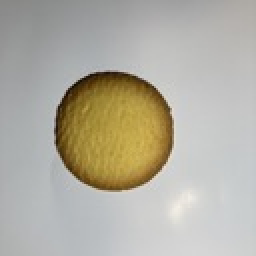
#> input picture image_processing/data/cookie1.jpg, 128 x 128 px, found by its file name (shown 2 times larger)
$ python test.py
#> lines starting #> are read from the running program, lines starting #| are printed output that depends on the picture; after the words box and inside, x2 and y2 are one past the last pixel; in counts of white or black regions, pixels touching at a corner belong together
import cv2
import numpy as np
import matplotlib.pyplot as plt
from google.colab.patches import cv2_imshow
from google.colab import files

# 画像アップロード
uploaded = files.upload()
#> the answer given: cookie1.jpg

# アップロードされたファイル名を取得
image_path = next(iter(uploaded))

# 画像読み込み
image = cv2.imread(image_path)
#> image is the input picture: shape (128, 128, 3); mean B, G, R 162.3, 174.6, 178.2
hsv = cv2.cvtColor(image, cv2.COLOR_BGR2HSV)
#> hsv: shape (128, 128, 3); mean H, S, V 56, 33.3, 180.2

# 黄色領域のHSV範囲（適宜調整可能）
lower_yellow = np.array([20, 100, 100])
upper_yellow = np.array([40, 255, 255])

# マスク作成
mask = cv2.inRange(hsv, lower_yellow, upper_yellow)
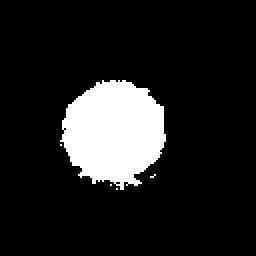
#> mask: shape (128, 128) (shown 2 times larger); 12.8% white; 5 white regions (4 under 20 px), largest, box (x1, y1, x2, y2) and area: (30, 40, 83, 95) 2093

############
###### モルフォロジー処理でノイズ除去
############
kernel = np.ones((3, 3), np.uint8)
mask_clean = cv2.morphologyEx(mask, cv2.MORPH_OPEN, kernel)
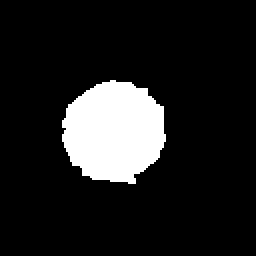
#> mask_clean: shape (128, 128) (shown 2 times larger); 12.5% white; 1 white region, box (x1, y1, x2, y2) and area: (31, 40, 83, 92) 2054

# ラベリング（連結成分ラベリング）
num_labels, labels_im = cv2.connectedComponents(mask_clean)
#> num_labels = 2

###### 結果表示
output = cv2.bitwise_and(image, image, mask=mask_clean)
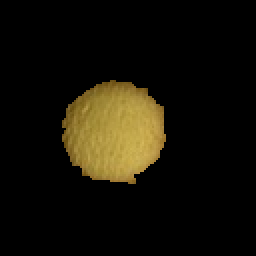
#> output: shape (128, 128, 3) (shown 2 times larger); mean B, G, R 7.5, 17.5, 21
cv2_imshow(output)
print(f"検出された物体の数（背景を除く）: {num_labels - 1}")
#| 検出された物体の数（背景を除く）: 1

### 大元画像
print("原本画像")
cv2_imshow(image)
